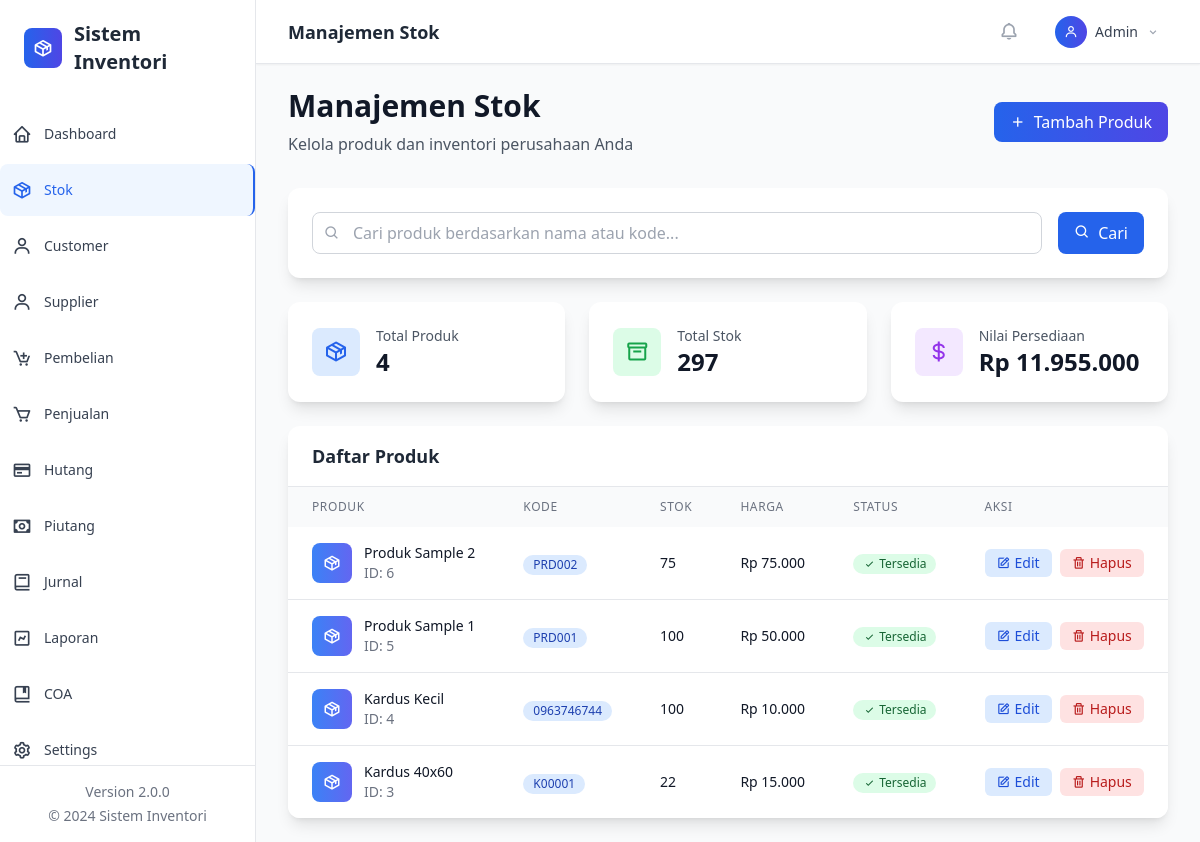
Before: /?page=stok with the older database file.
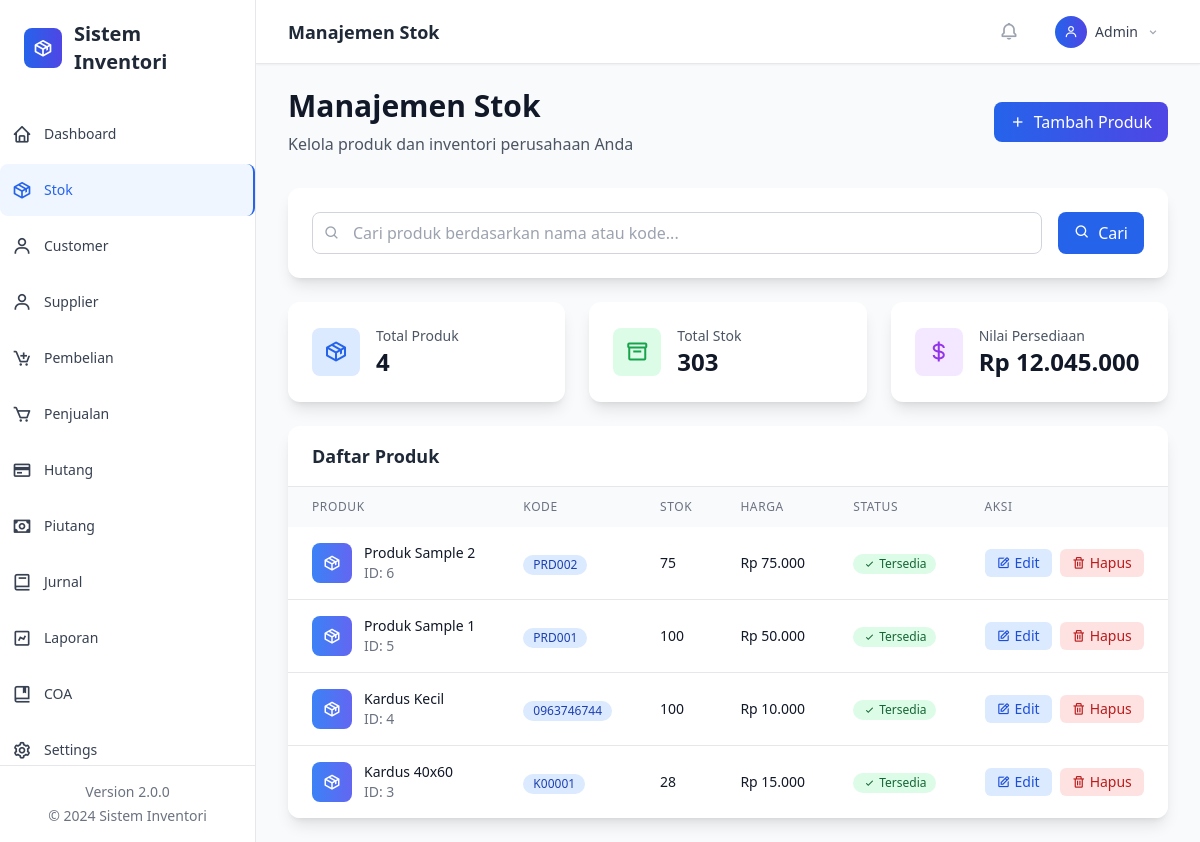
After: the same page with the newer database file.
### tables this page shows
CREATE TABLE stok (
  id INTEGER PRIMARY KEY AUTOINCREMENT,
  kode TEXT UNIQUE,
  nama TEXT,
  stok INTEGER DEFAULT 0,
  harga INTEGER DEFAULT 0
);

### classes/Database.php (called while the page is built, shortened)
<?php
class Database {
    private $pdo;
    private static $instance = null;
    private function __construct() {
        try {
            $this->pdo = new PDO('sqlite:' . DB_FILE);
            $this->pdo->setAttribute(PDO::ATTR_ERRMODE, PDO::ERRMODE_EXCEPTION);
            $this->pdo->exec('PRAGMA foreign_keys = ON;');
            $this->initializeTables();
        } catch (Exception $e) {
            if (DEBUG_MODE) {
                die('Database Error: ' . $e->getMessage());
            } else {
                die('Database connection failed. Please contact administrator.');
            }
        }
    }
    public static function getInstance() {
        if (self::$instance === null) {
            self::$instance = new self();
        }
        return self::$instance;
    }
    private function initializeTables() {
        if (file_exists(INIT_SQL)) {
            $sql = file_get_contents(INIT_SQL);
            $stmts = array_filter(array_map('trim', explode(';', $sql)));
            foreach ($stmts as $stmt) {
                if ($stmt) {
                    $this->pdo->exec($stmt);
                }
            }
        }
        $this->createProfileTable();
    }
    private function createProfileTable() {
        $sql = "CREATE TABLE IF NOT EXISTS profil_perusahaan (
            id INTEGER PRIMARY KEY AUTOINCREMENT,
            nama_perusahaan TEXT NOT NULL,
            alamat TEXT,
            telepon TEXT,
            email TEXT,
            website TEXT,
            logo TEXT,
            npwp TEXT,
            created_at DATETIME DEFAULT CURRENT_TIMESTAMP,
            updated_at DATETIME DEFAULT CURRENT_TIMESTAMP
        )";
        $this->pdo->exec($sql);
        $stmt = $this->pdo->prepare("SELECT COUNT(*) FROM profil_perusahaan");
        $stmt->execute();
    }
    public function query($sql, $params = []) {
        try {
            $stmt = $this->pdo->prepare($sql);
            $stmt->execute($params);
            return $stmt;
        } catch (Exception $e) {
            if (DEBUG_MODE) {
                throw new Exception('Query Error: ' . $e->getMessage());
            } else {
                throw new Exception('Database operation failed.');
            }
        }
    }
    public function fetchAll($sql, $params = []) {
        return $this->query($sql, $params)->fetchAll(PDO::FETCH_ASSOC);
    }
    public function fetch($sql, $params = []) {
        return $this->query($sql, $params)->fetch(PDO::FETCH_ASSOC);
    }
}
?>

### classes/Helper.php (called while the page is built, shortened)
<?php
class Helper {
    public static function formatMoney($amount) {
        return 'Rp ' . number_format($amount, 0, ',', '.');
    }
}
?>

### views/stok/index.php (the view, shortened to what the changed rows need)
<?php
$search = $_GET['search'] ?? '';
$whereClause = '';
$params = [];
$page = max(1, (int)($_GET['p'] ?? 1));
$perPage = 10;
$offset = ($page - 1) * $perPage;
$totalRows = $db->fetch("SELECT COUNT(*) as total FROM stok $whereClause", $params)['total'];
$rows = $db->fetchAll("SELECT * FROM stok $whereClause ORDER BY id DESC LIMIT ? OFFSET ?",
    array_merge($params, [$perPage, $offset]));
?>
<div class="mb-8">
    <div class="flex flex-col sm:flex-row sm:items-center sm:justify-between">
        <div>
            <h1 class="text-3xl font-bold text-gray-900">Manajemen Stok</h1>
            <p class="mt-2 text-gray-600">Kelola produk dan inventori perusahaan Anda</p>
        </div>
        <div class="mt-4 sm:mt-0">
            <button onclick="openTambah()"
                    class="inline-flex items-center px-4 py-2 bg-gradient-to-r from-blue-600 to-indigo-600 text-white font-medium rounded-lg hover:from-blue-700 hover:to-indigo-700 focus:ring-4 focus:ring-blue-300 transition-all duration-200">
                <i class='bx bx-plus mr-2'></i>
                Tambah Produk
            </button>
        </div>
    </div>
</div>
<div class="bg-white rounded-xl shadow-lg p-6 mb-6">
    <div class="flex flex-col sm:flex-row gap-4">
        <div class="flex-1">
            <div class="relative">
                <i class='bx bx-search absolute left-3 top-1/2 transform -translate-y-1/2 text-gray-400'></i>
                <input type="text" id="searchInput" placeholder="Cari produk berdasarkan nama atau kode..."
                       value="<?php echo htmlspecialchars($search); ?>"
                       class="w-full pl-10 pr-4 py-2 border border-gray-300 rounded-lg focus:ring-2 focus:ring-blue-500 focus:border-transparent">
            </div>
        </div>
        <div class="flex gap-2">
            <button onclick="performSearch()"
                    class="px-4 py-2 bg-blue-600 text-white rounded-lg hover:bg-blue-700 transition-colors">
                <i class='bx bx-search mr-2'></i>Cari
            </button>
        </div>
    </div>
</div>
<div class="grid grid-cols-1 md:grid-cols-3 gap-6 mb-6">
    <div class="bg-white rounded-xl shadow-lg p-6">
        <div class="flex items-center">
            <div class="w-12 h-12 bg-blue-100 rounded-lg flex items-center justify-center mr-4">
                <i class='bx bx-package text-2xl text-blue-600'></i>
            </div>
            <div>
                <p class="text-sm font-medium text-gray-600">Total Produk</p>
                <p class="text-2xl font-bold text-gray-900"><?php echo number_format($totalRows); ?></p>
            </div>
        </div>
    </div>
    <div class="bg-white rounded-xl shadow-lg p-6">
        <div class="flex items-center">
            <div class="w-12 h-12 bg-green-100 rounded-lg flex items-center justify-center mr-4">
                <i class='bx bx-box text-2xl text-green-600'></i>
            </div>
            <div>
                <p class="text-sm font-medium text-gray-600">Total Stok</p>
                <?php $totalStok = $db->fetch("SELECT SUM(stok) as total FROM stok")['total'] ?? 0; ?>
                <p class="text-2xl font-bold text-gray-900"><?php echo number_format($totalStok); ?></p>
            </div>
        </div>
    </div>
    <div class="bg-white rounded-xl shadow-lg p-6">
        <div class="flex items-center">
            <div class="w-12 h-12 bg-purple-100 rounded-lg flex items-center justify-center mr-4">
                <i class='bx bx-dollar text-2xl text-purple-600'></i>
            </div>
            <div>
                <p class="text-sm font-medium text-gray-600">Nilai Persediaan</p>
                <?php $nilaiPersediaan = $db->fetch("SELECT SUM(stok*harga) as total FROM stok")['total'] ?? 0; ?>
                <p class="text-2xl font-bold text-gray-900"><?php echo Helper::formatMoney($nilaiPersediaan); ?></p>
            </div>
        </div>
    </div>
</div>
<div class="bg-white rounded-xl shadow-lg overflow-hidden">
    <div class="px-6 py-4 border-b border-gray-200">
        <h3 class="text-lg font-semibold text-gray-800">Daftar Produk</h3>
</div>
    <?php if (empty($rows)): ?>
        <div class="text-center py-12">
            <i class='bx bx-package text-6xl text-gray-300 mb-4'></i>
            <h3 class="text-lg font-medium text-gray-900 mb-2">Tidak ada produk</h3>
            <p class="text-gray-500 mb-4">
                <?php echo !empty($search) ? 'Tidak ada produk yang sesuai dengan pencarian Anda.' : 'Mulai dengan menambahkan produk pertama Anda.'; ?>
            </p>
            <?php if (empty($search)): ?>
                <button onclick="openTambah()"
                        class="inline-flex items-center px-4 py-2 bg-blue-600 text-white rounded-lg hover:bg-blue-700 transition-colors">
                    <i class='bx bx-plus mr-2'></i>Tambah Produk Pertama
                </button>
            <?php endif; ?>
        </div>
    <?php else: ?>
        <div class="overflow-x-auto">
            <table class="w-full">
                <thead class="bg-gray-50">
                    <tr>
                        <th class="px-6 py-3 text-left text-xs font-medium text-gray-500 uppercase tracking-wider">Produk</th>
                        <th class="px-6 py-3 text-left text-xs font-medium text-gray-500 uppercase tracking-wider">Kode</th>
                        <th class="px-6 py-3 text-left text-xs font-medium text-gray-500 uppercase tracking-wider">Stok</th>
                        <th class="px-6 py-3 text-left text-xs font-medium text-gray-500 uppercase tracking-wider">Harga</th>
                        <th class="px-6 py-3 text-left text-xs font-medium text-gray-500 uppercase tracking-wider">Status</th>
                        <th class="px-6 py-3 text-left text-xs font-medium text-gray-500 uppercase tracking-wider">Aksi</th>
                    </tr>
                </thead>
                <tbody class="bg-white divide-y divide-gray-200">
                    <?php foreach ($rows as $r): ?>
                        <tr class="hover:bg-gray-50 transition-colors">
                            <td class="px-6 py-4 whitespace-nowrap">
                                <div class="flex items-center">
                                    <div class="w-10 h-10 bg-gradient-to-r from-blue-500 to-indigo-500 rounded-lg flex items-center justify-center mr-3">
                                        <i class='bx bx-package text-white text-lg'></i>
                                    </div>
                                    <div>
                                        <div class="text-sm font-medium text-gray-900"><?php echo htmlspecialchars($r['nama']); ?></div>
                                        <div class="text-sm text-gray-500">ID: <?php echo $r['id']; ?></div>
                                    </div>
                                </div>
                            </td>
                            <td class="px-6 py-4 whitespace-nowrap">
                                <span class="inline-flex items-center px-2.5 py-0.5 rounded-full text-xs font-medium bg-blue-100 text-blue-800">
                                    <?php echo htmlspecialchars($r['kode']); ?>
                                </span>
                            </td>
                            <td class="px-6 py-4 whitespace-nowrap">
                                <div class="flex items-center">
                                    <span class="text-sm font-medium text-gray-900"><?php echo number_format($r['stok']); ?></span>
                                </div>
                            </td>
                            <td class="px-6 py-4 whitespace-nowrap text-sm font-medium text-gray-900">
                                <?php echo Helper::formatMoney($r['harga']); ?>
                            </td>
                            <td class="px-6 py-4 whitespace-nowrap">
                                <?php if ($r['stok'] > 20): ?>
                                    <span class="inline-flex items-center px-2.5 py-0.5 rounded-full text-xs font-medium bg-green-100 text-green-800">
                                        <i class='bx bx-check mr-1'></i>Tersedia
                                    </span>
                                <?php elseif ($r['stok'] > 0): ?>
                                    <span class="inline-flex items-center px-2.5 py-0.5 rounded-full text-xs font-medium bg-yellow-100 text-yellow-800">
                                        <i class='bx bx-warning mr-1'></i>Terbatas
                                    </span>
                                <?php else: ?>
                                    <span class="inline-flex items-center px-2.5 py-0.5 rounded-full text-xs font-medium bg-red-100 text-red-800">
                                        <i class='bx bx-x mr-1'></i>Habis
                                    </span>
                                <?php endif; ?>
                            </td>
                            <td class="px-6 py-4 whitespace-nowrap text-sm font-medium">
                                <div class="flex space-x-2">
                                    <button onclick="edit(<?php echo $r['id']; ?>)"
                                            class="inline-flex items-center px-3 py-1 bg-blue-100 text-blue-700 rounded-md hover:bg-blue-200 transition-colors">
                                        <i class='bx bx-edit mr-1'></i>Edit
                                    </button>
                                    <button onclick="hapus(<?php echo $r['id']; ?>)"
                                            class="inline-flex items-center px-3 py-1 bg-red-100 text-red-700 rounded-md hover:bg-red-200 transition-colors">
                                        <i class='bx bx-trash mr-1'></i>Hapus
                                    </button>
                                </div>
            </td>
                        </tr>
                    <?php endforeach; ?>
    </tbody>
  </table>
</div>
    <?php endif; ?>
</div>

Changed rows visible on the page:
changed stok "Kardus 40x60": stok "22" → "28"
Other visible differences:
$totalStok: "297" → "303"
Helper::formatMoney($nilaiPersediaan): "Rp 11.955.000" → "Rp 12.045.000"
